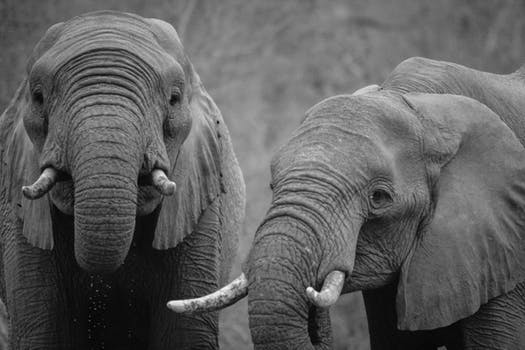
#> input picture image/elephant_g.jpg, 525 x 350 px, found by its file name
$ python winer_filter.py
#> lines starting #> are read from the running program, lines starting #| are printed output that depends on the picture
# Wiener 필터 실습: 흐림 + 노이즈 영상 복원하기

from skimage import color, restoration
from skimage.io import imread
from scipy.signal import convolve2d as conv2
import numpy as np
import matplotlib.pylab as pylab
import os
import sys

# 이미지 경로
image_path = '../image/elephant_g.jpg'

# 파일 존재 확인
if not os.path.exists(image_path):
    print(f"경고: {image_path} 파일을 찾을 수 없습니다. 코드를 종료합니다.")
    sys.exit()
else:
    im = color.rgb2gray(imread(image_path))
#> im: shape (350, 525) float64; min 0, max 1, mean 0.374

# 흐림(평균 필터) + 노이즈 추가
n = 7
psf = np.ones((n, n)) / n**2
im1 = conv2(im, psf, 'same')
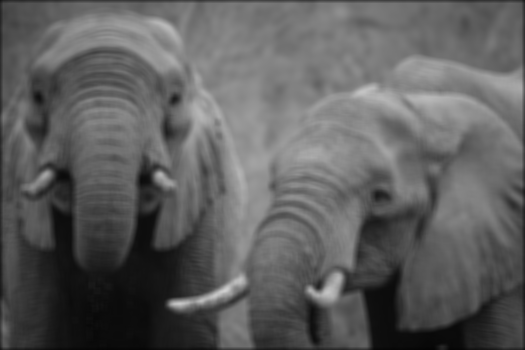
#> im1: shape (350, 525) float64; min 0.017, max 0.816, mean 0.372
im1 += 0.1 * im1.std() * np.random.standard_normal(im1.shape)
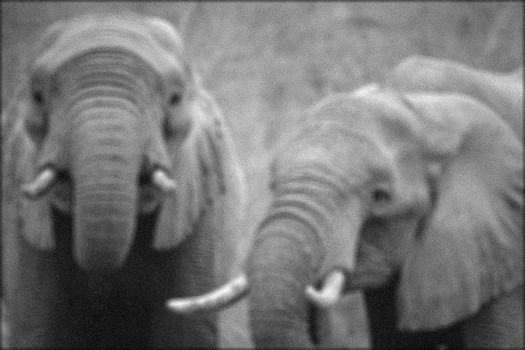
#> im1: shape (350, 525) float64; min -0.0291, max 0.828, mean 0.372; drawn with min black and max white

# Wiener 필터 복원
im2, _ = restoration.unsupervised_wiener(im1, psf)
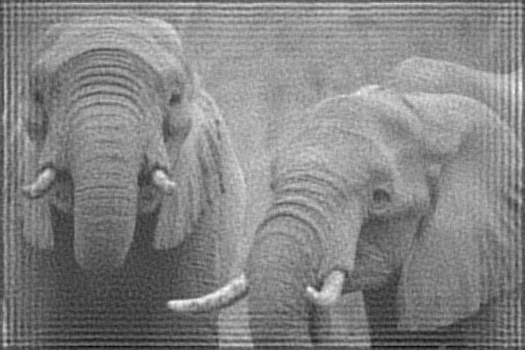
#> im2: shape (350, 525) float64; min -0.303, max 0.995, mean 0.372; drawn with min black and max white

# 결과 시각화
fig, axs = pylab.subplots(1, 3, figsize=(16, 4))
axs[0].imshow(im, cmap='gray')
axs[0].axis('off')
axs[0].set_title('Original image', size=20)

axs[1].imshow(im1, cmap='gray')
axs[1].axis('off')
axs[1].set_title('Noisy blurred image', size=20)

axs[2].imshow(im2, cmap='gray')
axs[2].axis('off')
axs[2].set_title('Self tuned restoration', size=20)

fig.tight_layout()
pylab.gray()
pylab.show()
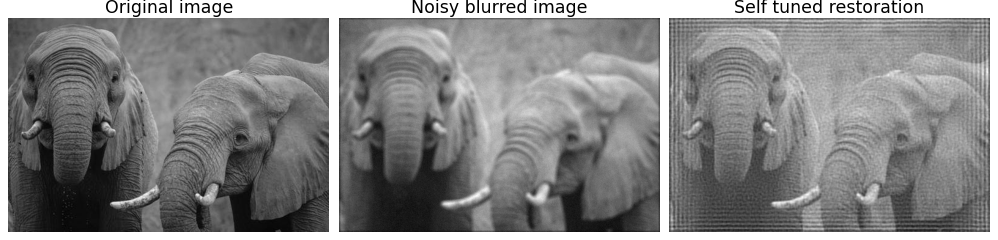
#> figure drawn by matplotlib, 3 panels

$ run again, with image/bisons.jpg copied over image/elephant_g.jpg
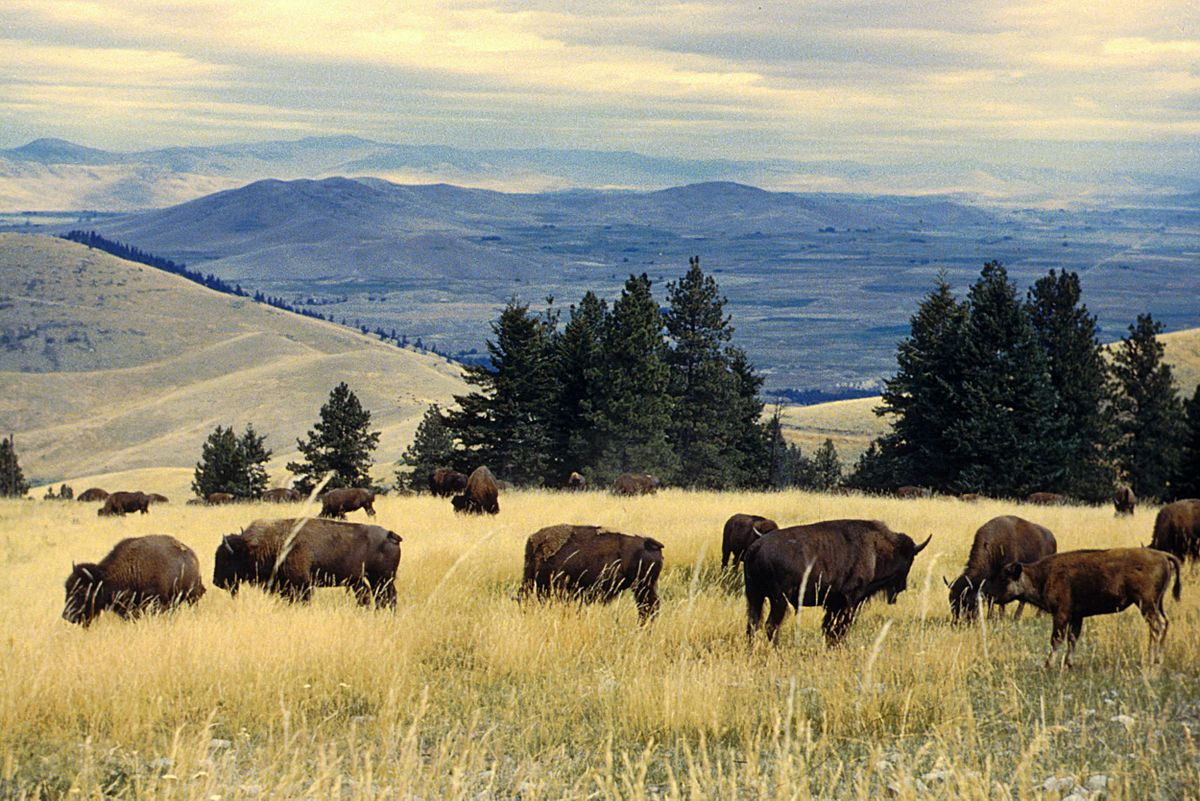
#> input picture image/bisons.jpg, 1200 x 801 px, found by its file name
#> `im2, _ = restoration.unsupervised_wiener(im1, psf)`:
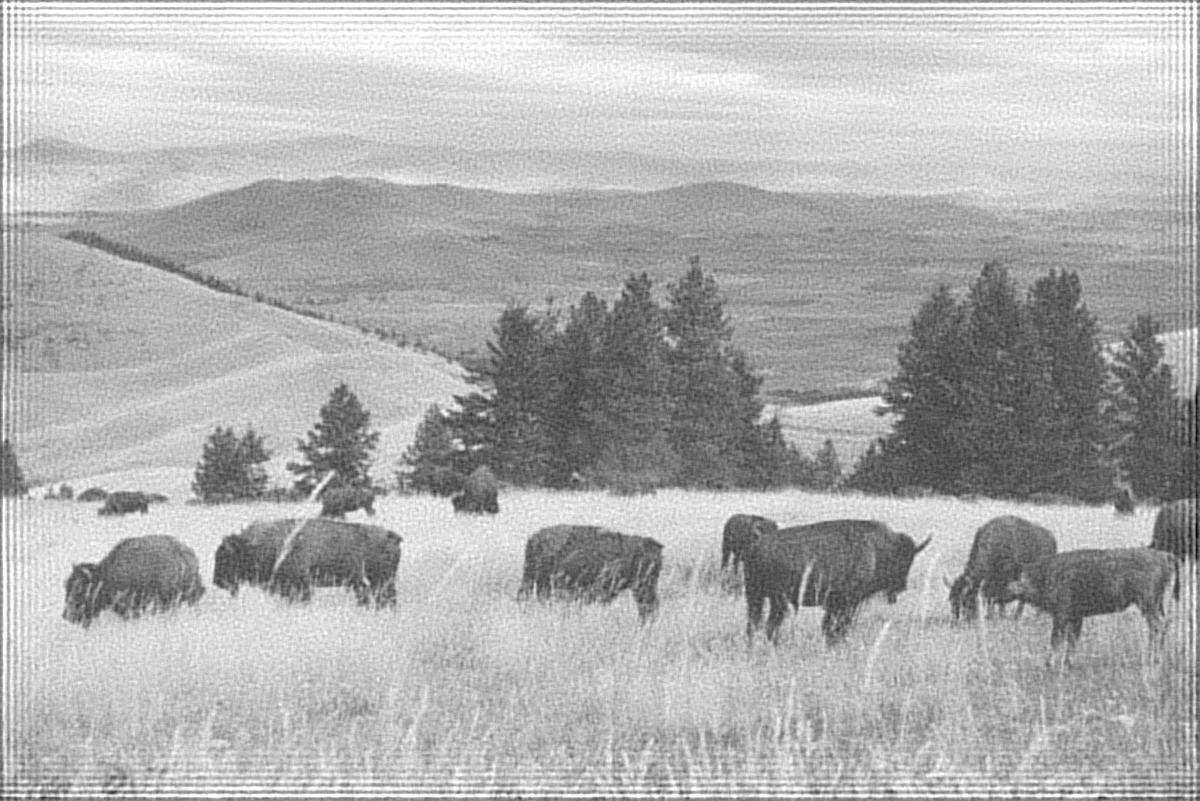
#> im2: shape (801, 1200) float64; min -0.435, max 1, mean 0.55; drawn with min black and max white
#> `pylab.show()`:
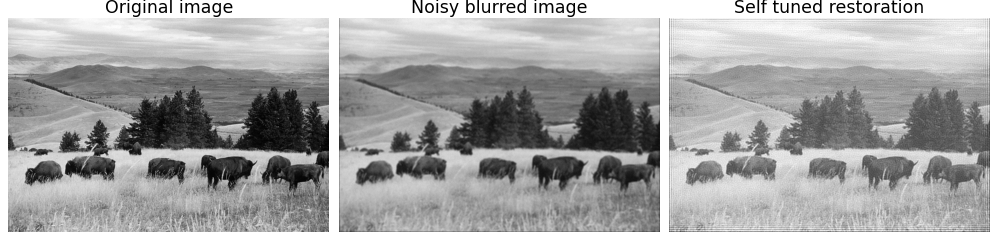
#> figure drawn by matplotlib, 3 panels
